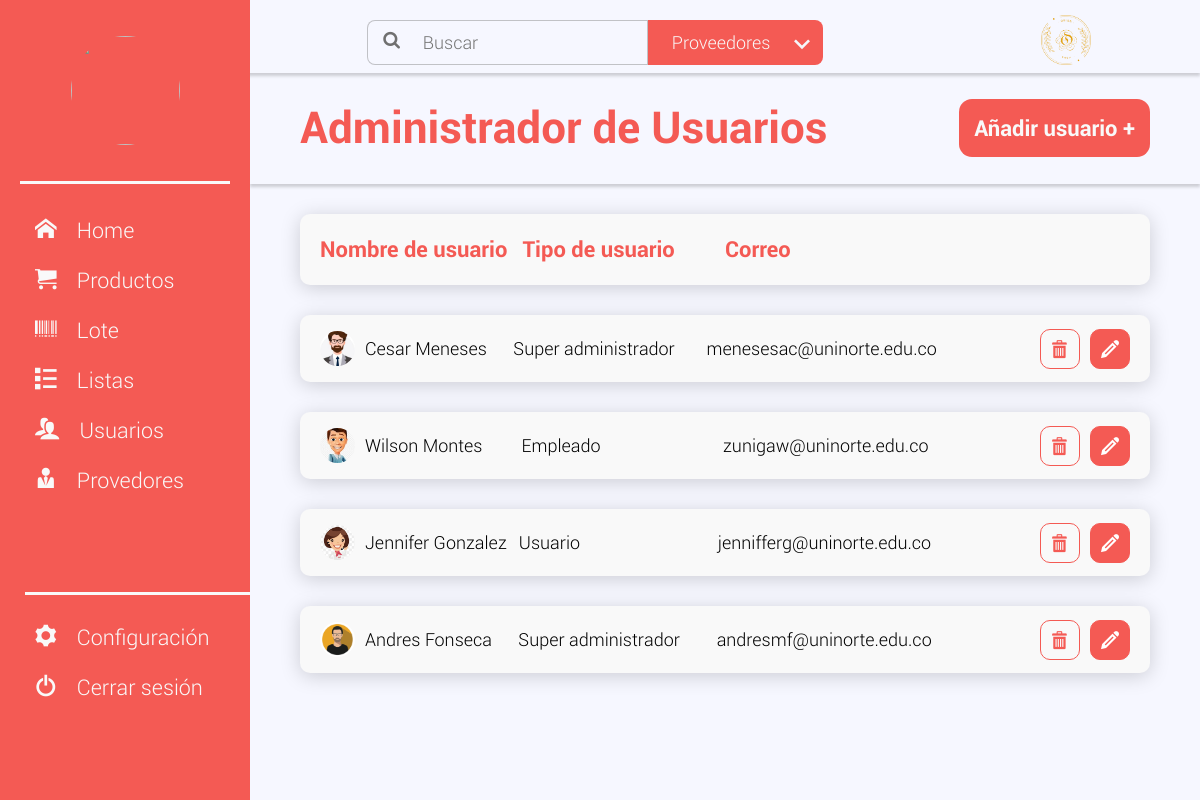
/Usuarios (signed in), run on the app's committed database.
### tables this page shows
CREATE TABLE Persona(
    id_persona INTEGER PRIMARY KEY AUTOINCREMENT,
    nombre_persona TEXT NOT NULL,
    apellido_persona TEXT NOT NULL,
    sexo_persona TEXT NOT NULL,
    fnacimiento_persona TEXT NOT NULL,
    direccion_persona TEXT NOT NULL,
    ciudad_persona TEXT NOT NULL,
    imagen_src TEXT NOT NULL
);

CREATE TABLE Usuario(
    id_usuario INTEGER PRIMARY KEY AUTOINCREMENT,
    contrasena TEXT NOT NULL,
    estatus_usuario INTEGER DEFAULT 1 NOT NULL,
    email TEXT NOT NULL UNIQUE,
    telefono TEXT NOT NULL UNIQUE,
    id_rol INTEGER NOT NULL REFERENCES Rol(id_rol),
    id_sede INTEGER NOT NULL REFERENCES Sede(id_sede),
    id_persona INTEGER UNIQUE NOT NULL REFERENCES Persona(id_persona)
);

CREATE TABLE Rol(
    id_rol INTEGER PRIMARY KEY AUTOINCREMENT,
    descripcion_rol TEXT UNIQUE NOT NULL
);

### app.py (the view)
@app.route('/Usuarios', methods=['POST', 'GET'])
def Usuarios():
    if not session.get("username"):
        return redirect("/")
    elif session["userType"] != "usuario":
        if session.get("userType")=='empleado' or session.get("userType")=='superAdmin':
            ListaUsuarios = conn.obtenerListaDeUsuarios()
            for x in range(len(ListaUsuarios)):
                if(ListaUsuarios[x]['descripcion_rol']=="empleado"):
                    ListaUsuarios[x]['descripcion_rol']="Empleado"
                elif(ListaUsuarios[x]['descripcion_rol']=="superAdmin"):
                    ListaUsuarios[x]['descripcion_rol']="Super administrador"
                else:
                    ListaUsuarios[x]['descripcion_rol']="Usuario";
            return render_template('Usuarios.html',ListaUsuarios=ListaUsuarios)
        else:
            return render_template('AccessDenied.html')
    else:
        return render_template('AccessDenied.html')

### dbConnect.py (called while the page is built)
def crearConexion():
    conn = sqlite3.connect(database)
    return conn

def obtenerListaDeUsuarios():
    conn = crearConexion()
    cursor = conn.cursor()
    queryDatosUsuarios = cursor.execute(
        """
            SELECT per.id_persona, per.nombre_persona, per.apellido_persona, Rol.descripcion_rol, usr.email, per.imagen_src
            FROM Persona per,
                Rol,
                Usuario usr
            WHERE usr.id_rol = rol.id_rol
            AND per.id_persona = usr.id_persona
        """)
    nombreColumnas = [i[0] for i in cursor.description]
    datosUsuariosDB = queryDatosUsuarios.fetchall()
    jsonlistaUsuarios=[]
    for result in datosUsuariosDB:
        jsonlistaUsuarios.append(dict(zip(nombreColumnas,result)))
    conn.close()
    return jsonlistaUsuarios

### templates/Usuarios.html (shortened to what this page needs)
{% extends 'MasterPage.html' %}
{% block content %}
<link rel="stylesheet" href={{ url_for('static', filename='css/usuarios.css' ) }}>
<header class="header-paginas">
    <div class="encabezado-usuarios">
        <div class="titulo">
            <h1>{% block title %} Administrador de Usuarios {% endblock %}</h1>
        </div>
        <form class="boton-anadir" action="/AdminUser" method="POST">
            <input type="submit" name="submit_button" id="anadir" class="anadir" value="Añadir usuario +"
                style="display: inline;">
        </form>
    </div>
</header>
<section class="usuarios">
    <div class="titulos">
        <div class="col-nombre">
            <h2>Nombre de usuario</h2>
        </div>
        <div class="col-tipo">
            <h2>Tipo de usuario</h2>
        </div>
        <div class="col-correo">
            <h2>Correo</h2>
        </div>
        <div class="col-opciones">
        </div>
    </div>
    {% for fila in range(ListaUsuarios|length) %}
        <div class="contenedor-usuarios">
            <form class="contenedor" action="/AdminUser" method="POST">
                <div class="nombre">
                    <img src="{{ ListaUsuarios[fila]['imagen_src'] }}" alt="">
                    <p>{{ ListaUsuarios[fila]['nombre_persona'] }} {{ ListaUsuarios[fila]['apellido_persona'] }}</p>
                </div>
                <div class="tipo">
                    <p>{{ ListaUsuarios[fila]['descripcion_rol'] }}</p>
                </div>
                <div class="correo">
                    <p>{{ ListaUsuarios[fila]['email'] }}</p>
                </div>
                <div class="opciones">
                    <label class="boton-eliminar"><input type="submit" name="submit_button" id="eliminar"
                            class="boton-eliminar" value="eliminar" style="display: none;"></label>
                    <label class="boton-editar"><input type="submit" name="submit_button" id="editar" class="boton-editar"
                            value="editar" style="display: none;"></label>
                </div>
            </form>
        </div>
    {% endfor %}
</section>
{% endblock %}

### static/css/style.css (style rules this page uses)
body { background: var(--color-fondo); }
.header-paginas { box-shadow: var(--sombra-contenedor-titulo); position: initial; width: 100%; z-index: 1; }

### static/css/usuarios.css (style rules this page uses)
body { background: var(--color-fondo); }
.encabezado-usuarios { display: flex; justify-content: space-between; align-items: center; font: var(--fuente-sub-titulo); color: var(--color-usuario); padding: 0 50px; }
.anadir { background: var(--color-usuario); color: var(--color-blanco); border: none; padding: 0 15px; height: 58px; min-width: 156px; border-radius: var(--radio-boton); font: var(--fuente-sub-titulo); }
.titulos, .contenedor { display: grid; grid-template-columns: repeat(4,1fr); background: var(--color-blanco-fondo); box-shadow: var(--sombra-contenedores); border-radius: var(--radio-input); margin: 30px 50px; padding: 5px 20px; align-items: center; justify-items: stretch; }
.titulos h2 { font: var(--fuente-sub-titulo); color:var(--color-usuario); }
.contenedor>* { font: var(--fuente-texto); }
.nombre { display: flex; align-items: center; }
.nombre img { width: 35px; height: 35px; margin-right: 10px; object-fit: cover; border-radius: var(--radio-contenedor); }
.opciones { display: flex; font-family: "icomoon"; justify-content: end; }
.boton-editar::after { content:"\e905"; color:white; }
.boton-eliminar::after { content:"\e9ac"; color: var(--color-usuario) }
.boton-editar { background: var(--color-usuario); border-radius: var(--radio-input); padding: 10px; margin-left: 10px; border: var(--border-boton-cancelar-usuario); cursor: pointer; }
.boton-eliminar { background: var(--color-blanco); border-radius: var(--radio-input); padding: 10px; border: var(--border-boton-cancelar-usuario); cursor: pointer; }

### static/css/variables.css (style rules this page uses)
:root { --color-usuario:#F45A54; --color-admin:#02A6FF; --color-superadmin:#FF9102; --color-negro:#333747; --color-blanco:#F9F9F9; --color-blanco-fondo:#F9F9F9; --color-fondo:#F6F7FF; --color-gris:#707070; --radio-boton: 13px; --radio-contenedor-grande: 30px; --radio-contenedor: 30px; --radio-input: 10px; --border-boton-cancelar-usuario: 1px solid #F45A54; --border-boton-cancelar-admin: 1px solid #02A6FF; --border-boton-cancelar-superadmin: 1px solid #FF9102; --boder-inputs:1px solid rgba(112, 112, 112, 0.4); --fuente-super-titulo:normal bold 50px 'Roboto', sans-serif; --fuente-titulo:bold 30px 'Roboto', sans-serif; --fuente-sub-titulo:bold 22px 'Roboto', sans-serif; --fuente-texto:normal 18px 'Roboto', sans-serif; --sombra-contenedores:0px 3px 20px rgba(0, 0, 0, 0.171); --sombra-contenedor-titulo:0px 3px 3px rgba(0, 0, 0, 0.171); --separacion-icono-texto:15px; }

### data on the page
Persona: imagen_src (picture), nombre_persona "Cesar", apellido_persona "Meneses"
Usuario: email "menesesac@uninorte.edu.co"
Persona: imagen_src (picture), nombre_persona "Wilson", apellido_persona "Montes"
Rol: descripcion_rol "Empleado"
Usuario: email "zunigaw@uninorte.edu.co"
Persona: imagen_src (picture), nombre_persona "Jennifer", apellido_persona "Gonzalez"
Rol: descripcion_rol "Usuario"
Usuario: email "jennifferg@uninorte.edu.co"
Persona: imagen_src (placeholder picture), nombre_persona "Andres", apellido_persona "Fonseca"
Usuario: email "andresmf@uninorte.edu.co"

### other printed values
{{ ListaUsuarios[fila]['descripcion_rol'] }} "Super administrador" "Super administrador"
